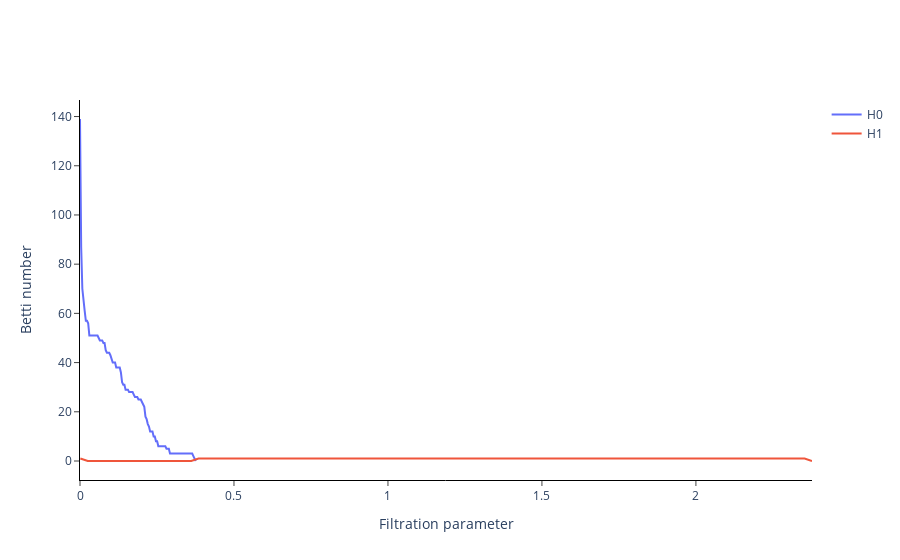

Source (notebook cell):
### Markdown cell above
<img src="images/sample_bc.png" />

### Code cell
betti_curve_extractor = BettiCurve()
sample_betti_curve = betti_curve_extractor.fit_transform([sample_pd])[0]
betti_curve_extractor.plot([sample_betti_curve])
